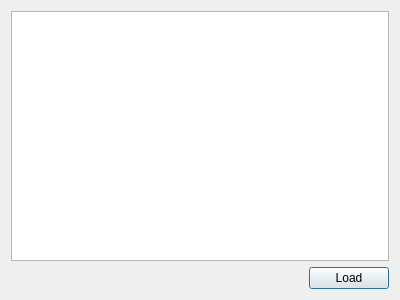
<?xml version="1.0" encoding="UTF-8"?>
<ui version="4.0">
 <class>LoadDialog</class>
 <widget class="QDialog" name="LoadDialog">
  <property name="geometry">
   <rect>
    <x>0</x>
    <y>0</y>
    <width>400</width>
    <height>300</height>
   </rect>
  </property>
  <property name="windowTitle">
   <string>Select Table to Load:</string>
  </property>
  <layout class="QVBoxLayout" name="verticalLayout">
   <item>
    <widget class="QTableView" name="tableView">
     <property name="editTriggers">
      <set>QAbstractItemView::NoEditTriggers</set>
     </property>
     <property name="selectionMode">
      <enum>QAbstractItemView::SingleSelection</enum>
     </property>
     <attribute name="horizontalHeaderStretchLastSection">
      <bool>true</bool>
     </attribute>
    </widget>
   </item>
   <item alignment="Qt::AlignRight">
    <widget class="QPushButton" name="pushButton">
     <property name="sizePolicy">
      <sizepolicy hsizetype="Fixed" vsizetype="Fixed">
       <horstretch>0</horstretch>
       <verstretch>0</verstretch>
      </sizepolicy>
     </property>
     <property name="text">
      <string>Load</string>
     </property>
    </widget>
   </item>
  </layout>
 </widget>
 <resources/>
 <connections/>
</ui>
